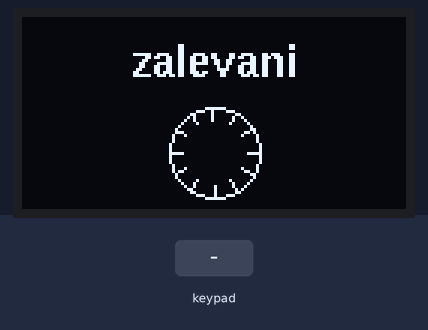
A sketch run on a simulated Arduino Mega 2560, built with avr-gcc and run on an emulated ATmega2560. Shown: 128×64 one-colour display. The test bench sets the inputs (shaded band).

Above: at 1.2 s.
1.3 s: key 'D' pressed
At 2.6 s:
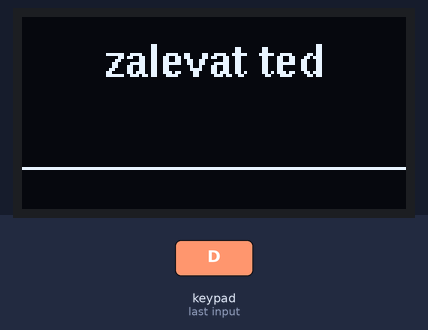
2.9 s: keypad keys 1 3 9 7 2 2 2 2 D pressed 0.4 s apart
At 8.2 s:
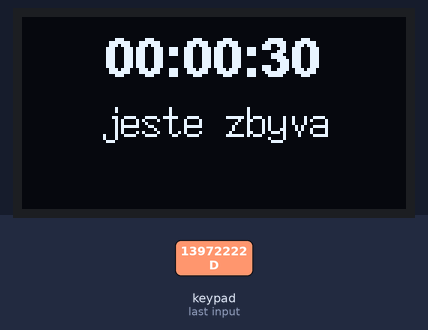
Timing chart, 0 to 9.7 s (numbered marks = the images above; inputs shaded):
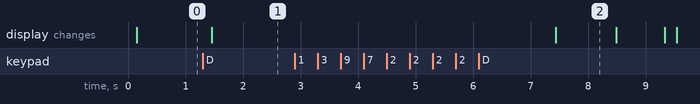

Measured:
- after the input at 1.3 s, the display: changes after 0.16 s (image 1)
- after the input at 2.9 s, the display: changes after 4.5 s (image 2)
- what the display in image 2 shows lasts 1.1 s, from 7.4 s to 8.5 s

The sketch:

ZalevaniNastaveni.ino
```cpp
#include <U8glib.h>
#include <Keypad.h>

U8GLIB_SSD1306_128X64 oled(U8G_I2C_OPT_NONE);

// ------------------
// Klavesnice
// ------------------
const byte radky = 4;
const byte sloupce = 4;
char klavesy[radky][sloupce] = {
  {'1','2','3','A'},
  {'4','5','6','B'},
  {'7','8','9','C'},
  {'*','0','#','D'}
};
byte pinyRadku[radky] = {48, 46, 44, 42};
byte pinySloupcu[sloupce] = {40, 38, 36, 34};
Keypad klavesnice = Keypad(makeKeymap(klavesy), pinyRadku, pinySloupcu, radky, sloupce);

// ------------------
// Rezimy
// ------------------
enum Rezim { OZUBENEKOLO, NASTAVOVANI, ODPOCET, NASTAV_AUTO };
Rezim stav = OZUBENEKOLO;

// ------------------
// Odpočet
// ------------------
bool odpoctAktivni = false;
int odpoctSekundy = 30;
int bliknuti = 0;
unsigned long casStart = 0;

// ------------------
// Nastavovani auto zalevani
// ------------------
int pocetDni = 0;
int pocetHodin = 0;

// ------------------
// Vyber pro A/B
// ------------------
int vyber = 0;

// ------------------
// Pomocne funkce
// ------------------
void vykresliOzubeneKolo() {
  oled.firstPage();
  while(oled.nextPage()) {
    oled.setFont(u8g_font_helvB10);
    String top = "zalevani";
    int wTop = oled.getStrWidth(top.c_str());
    oled.setPrintPos((128 - wTop)/2, 20);
    oled.print(top);

    // nakresli "ozubene kolo" jako kolecko s carkami
    int stredX = 64;
    int stredY = 45;
    int radius = 15;
    oled.drawCircle(stredX, stredY, radius);
    for(int i=0;i<12;i++){
      float uhel = i*30.0*3.14159/180.0;
      int x1 = stredX + radius * cos(uhel);
      int y1 = stredY + radius * sin(uhel);
      int x2 = stredX + (radius-4) * cos(uhel);
      int y2 = stredY + (radius-4) * sin(uhel);
      oled.drawLine(x1, y1, x2, y2);
    }
  }
}

void vykresliZalevatTed() {
  oled.firstPage();
  while(oled.nextPage()) {
    oled.setFont(u8g_font_helvB10);
    String top = "zalevat ted";
    int wTop = oled.getStrWidth(top.c_str());
    oled.setPrintPos((128 - wTop)/2, 20);
    oled.print(top);

    oled.drawLine(0,50,128,50);
  }
}

void vykresliOdpoct() {
  oled.firstPage();
  while(oled.nextPage()) {
    oled.setFont(u8g_font_helvB14);
    int s = odpoctSekundy - (millis()-casStart)/1000;
    if(s<0) s=0;
    char buf[9];
    sprintf(buf, "00:00:%02d", s);
    int wTop = oled.getStrWidth(buf);
    oled.setPrintPos((128-wTop)/2, 20);
    oled.print(buf);

    oled.setFont(u8g_font_7x14);
    String bottom = "jeste zbyva";
    int wBot = oled.getStrWidth(bottom.c_str());
    oled.setPrintPos((128-wBot)/2, 40);
    oled.print(bottom);

    if(s==0 && odpoctAktivni) {
      odpoctAktivni = false;
      bliknuti = 0;
    }
  }
}

void vykresliAuto() {
  oled.firstPage();
  while(oled.nextPage()) {
    oled.setFont(u8g_font_helvB10);
    char buf[20];
    sprintf(buf, "%02ddnu %02dhod", pocetDni, pocetHodin);
    int wTop = oled.getStrWidth(buf);
    oled.setPrintPos((128-wTop)/2, 20);
    oled.print(buf);

    oled.setFont(u8g_font_7x14);
    String bottom = "auto zalevani";
    int wBot = oled.getStrWidth(bottom.c_str());
    oled.setPrintPos((128-wBot)/2, 40);
    oled.print(bottom);

    oled.drawLine(0,55,128,55);
  }
}

// ------------------
// Setup
// ------------------
void setup() {
}

// ------------------
// Loop
// ------------------
void loop() {
  char k = klavesnice.getKey();

  if(k){
    switch(k){
      case 'D':
        if(stav==OZUBENEKOLO) stav=NASTAVOVANI;
        else if(stav==NASTAVOVANI && !odpoctAktivni){
          stav=ODPOCET;
          casStart=millis();
          odpoctAktivni=true;
        }
        break;
      case 'C':
        if(stav==ODPOCET && odpoctAktivni){
          odpoctAktivni=false;
          stav=NASTAVOVANI;
        } else if(stav==NASTAV_AUTO){
          stav=OZUBENEKOLO;
        }
        break;
      case 'B':
        if(stav==NASTAVOVANI){
          stav=NASTAV_AUTO;
        } else if(stav==NASTAV_AUTO){
          pocetDni++; if(pocetDni>50) pocetDni=0;
        }
        break;
      case 'A':
        if(stav==NASTAV_AUTO){
          pocetHodin++; if(pocetHodin>23) pocetHodin=0;
        }
        break;
    }
  }

  // vykreslovani podle stavu
  if(stav==OZUBENEKOLO) vykresliOzubeneKolo();
  if(stav==NASTAVOVANI) vykresliZalevatTed();
  if(stav==ODPOCET && odpoctAktivni) vykresliOdpoct();
  if(stav==NASTAV_AUTO) vykresliAuto();
}
```
